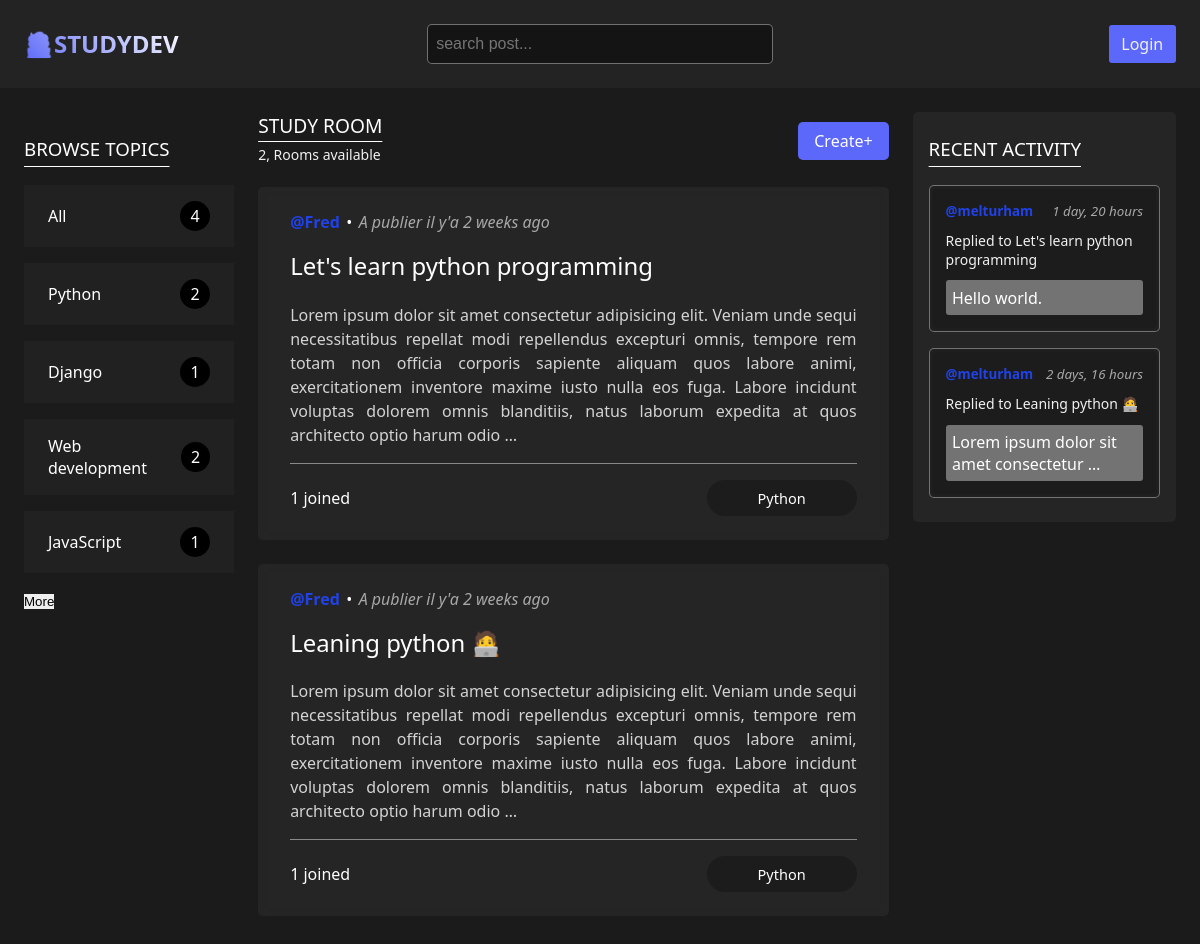
Page /?q=Python on the committed database.
### base/models.py (models this page shows, shortened)
class Topic(models.Model):
	objects = None
	name = models.CharField(max_length=200)

class Room(models.Model):
	objects = None
	host = models.ForeignKey(User, on_delete=models.SET_NULL, null=True)
	topic = models.ForeignKey(Topic, on_delete=models.SET_NULL, null=True)
	name = models.CharField(max_length=200)
	description = models.TextField(null=True, blank=True)
	participants = models.ManyToManyField(User, related_name='participants', blank=True)
	updated = models.DateTimeField(auto_now=True)
	created = models.DateTimeField(auto_now_add=True)
	class Meta:
		ordering = ['-updated', '-created']
	def __str__(self):
		return self.name

class Message(models.Model):
	objects = None
	user = models.ForeignKey(User, on_delete=models.CASCADE)
	room = models.ForeignKey(Room, on_delete=models.CASCADE)
	body = models.TextField()
	updated = models.DateTimeField(auto_now=True)
	created = models.DateTimeField(auto_now_add=True)
	class Meta:
		ordering = ['-updated', '-created']
	def __str__(self):
		return self.body[0:50]

### base/views.py (the view)
# urls.py: path('', views.home, name='home'),
def home(request):
    q = request.GET.get('q') if request.GET.get('q') is not None else ''
    rooms = Room.objects.filter(
        Q(topic__name__icontains=q) |
        Q(name__contains=q) |
        Q(description__icontains=q)
    )
    room_count = rooms.count()
    topics = Topic.objects.all()[0:4]
    room_messages = Message.objects.filter(Q(room__topic__name__icontains=q))[0:4]
    context = {'rooms': rooms, 'topics': topics,
               'room_count': room_count, 'room_messages': room_messages}
    return render(request, 'base/home.html', context)

### base/templates/base/home.html
{% extends "main.html" %} {% block content %}
<div class="home-container">
	<div class="sidebar">{% include 'base/topics_component.html' %}</div>
	<div class="main">
		<div class="main-header">
			<div>
				<h3 class="title-main">
					study room
				</h3>
        <span>{{room_count}}, {% if room_count > 1 %} Rooms available {% else %} Room
				available {% endif %} </span>
			</div>
			<a class="btn-create" href="{% url 'create-room'  %}">Create<span>+</span></a>
		</div>
		{% if room_count == 0 %}
		<h4 class="not-found">Room not found...</h4>
		{% else %}
		<div class="feed">{% include 'base/feed_component.html' %}</div>
		{% endif %}
	</div>
	<aside class="activity">{% include 'base/activity_component.html' %}</aside>
</div>
{% endblock content %}

### base/templates/base/topics_component.html
<h3 class="title-topics">Browse Topics</h3>
<div class="topic-item">
	<a href="{% url 'home' %}">
		<span>All</span>
		<span>{{topics.count}}</span>
	</a>
	{% for topic in topics %}
	<a href="{% url 'home' %}?q={{topic.name}}">
		<span>{{topic.name}}  </span>
		<span>{{topic.room_set.all.count}}</span>
	</a>
	{% endfor %}
	<button class="more"><span>More</span></button>
</div>

### base/templates/base/feed_component.html
{% for room in rooms %}
<div class="feed-item">
	<div class="feed-item-header">
		<a class="user-name" href="{% url 'user_profile' room.host.id %}"
			>@{{room.host.username}}
		</a>
		&bullet;
		<p>A publier il y'a {{room.created|timesince}} ago</p>
	</div>
	<div class="feed-item-body">
		<h5>
			<a href="{% url 'room' room.id  %}">{{room.name}}</a>
		</h5>
		<p>{{room.description | truncatewords:50}}</p>
	</div>
	<div class="feed-item-footer">
		<div>
			<span>{{room.participants.all.count}} joined</span>
		</div>
		<small>{{room.topic.name}}</small>
	</div>
</div>
{% endfor %}

### base/templates/base/activity_component.html
<h3 class="activity-title">Recent activity</h3>
{% for message in room_messages %}
<div class="message">
	<small>
		<a class="user-name" href="{% url 'user_profile' message.user.id %}">
			@{{message.user}}
		</a>
		<span class="created-time">{{message.created|timesince}}</span>
	</small>
	<a class="message-room" href="{% url 'room' message.user.id %}">replied to {{message.room}}</a>
	<p>{{message | truncatewords:6}}</p>
</div>
{% endfor %}

### static/styles/main.css (style rules this page uses)
*, *::after, *::before { margin: 0; padding: 0; box-sizing: border-box; text-decoration: none; list-style-type: none; }
button { border: none; outline: none; }
:root { --background-color-body: hsla(0, 0%, 8%, 0.97); --color: #fff; --font-family: system-ui, -apple-system, BlinkMacSystemFont, 'Segoe UI', Roboto, Oxygen, Ubuntu, Cantarell, 'Open Sans', 'Helvetica Neue', sans-serif; --button-color: hsla(235, 94%, 67%, 0.995); }
body { background-color: var(--background-color-body); color: var(--color); font-family: var(--font-family); scroll-behavior: smooth; }
.home-container { display: grid; grid-template-columns: 1fr 3fr 1fr; gap: 1.5rem; padding: 0 1.5rem; }
.main .main-header { display: flex; align-items: center; justify-content: space-between; margin: 0 0 1rem 0; }
.main .main-header .title-main { font-weight: 400; text-transform: uppercase; font-size: 1.2rem; text-decoration: underline; text-underline-offset: 8px; }
.main-header > div { display: flex; flex-direction: column; }
.main-header > div span { margin: 0.4rem 0; font-size: 14px; color: #f1f1f1; font-weight: 300; }
.main-header .btn-create { padding: 0.5rem 1rem; color: var(--color); font-weight: 500; background-color: var(--button-color); border-radius: 5px; }
.feed { display: flex; flex-direction: column; gap: 1.5rem; }
.feed .feed-item { background-color: hsla(0, 0%, 15%, 0.897); padding: 1.5rem 2rem; display: flex; flex-direction: column; gap: 1rem; border-radius: 5px; box-shadow: inset 0px 0px 10px 2px rgba(68, 66, 66, 0.05); }
.feed-item .feed-item-header { display: flex; align-items: center; gap: 0.4em; }
.feed-item .feed-item-header :nth-child(2) { color: hsl(0, 0%, 66%); font-weight: 400; font-style: italic; }
.feed .feed-item-body { display: flex; flex-direction: column; gap: 1.3rem; }
.feed .feed-item-body h5 a { font-size: 1.8em; font-weight: 500; color: var(--color-text); transition: all 300ms ease-in-out; }
.feed .feed-item-body p { color: lightgray; line-height: 1.5; font-weight: 400; text-wrap: pretty; text-align: justify; }
.feed .feed-item .feed-item-footer { display: flex; align-items: center; justify-content: space-between; border-top: 0.5px solid rgba(255, 255, 255, 0.457); padding-top: 1rem; }
.feed-item-footer small { background-color: hsl(0, 0%, 11%); width: 150px; padding: 0.5rem 0; display: flex; align-items: center; justify-content: center; border-radius: 30px; font-size: 14.5px; font-weight: 500; }
.title-topics, .activity-title { padding: 1.5rem 0 1.5rem 0; font-weight: 400; text-transform: uppercase; text-decoration: underline; text-underline-offset: 10px; }
.activity { background-color: hsla(0, 0%, 15%, 0.897); padding: 0 1rem 1.5rem; border-radius: 5px; height: max-content; }
.message { display: flex; flex-direction: column; gap: 0.7rem; background-color: hsl(0, 0%, 11%); padding: 1rem; border-radius: 5px; box-shadow: inset 0px 0px 5px 0.5px rgb(136 130 130 / 11%); border: 0.4px solid hsla(0, 0%, 100%, 0.384); }
.message:not(:last-child) { margin-bottom: 1rem; }
.message small { display: flex; align-items: center; justify-content: space-between; }
.user-name { --username-color: rgb(32, 66, 232); color: var(--username-color); font-weight: bolder; transition: all 300ms linear; }
.message small .created-time { color: hsl(0, 0%, 66%); font-weight: 400; font-style: italic; margin-left: 0.8rem; text-wrap: nowrap; }
.message .message-room { color: #f1f1f1; font-weight: 500; font-size: 14px; }
.message .message-room::first-letter { text-transform: uppercase; }
.message p { background-color: hsla(0, 0%, 100%, 0.384); padding: 0.4rem; border-radius: 3px; }
.sidebar { position: sticky; top: 0; left: 0; height: 100vh; }
.sidebar .topic-item { height: 100%; }
.sidebar .topic-item a { color: var(--color-text); background-color: hsl(0, 0%, 13%); margin-bottom: 1rem; padding: 1rem 1.5rem; display: flex; align-items: center; justify-content: space-between; }
.sidebar .topic-item a span:last-child { background: #000; width: 30px; height: 30px; display: flex; justify-content: center; align-items: center; border-radius: 50%; }

### rows in the picture
Topic: name "Python", room_set.all.count "2"
Topic: name "Django", room_set.all.count "1"
Topic: name "Web development", room_set.all.count "2"
Topic: name "JavaScript", room_set.all.count "1"
Room: host.username "Fred", created "2 weeks", name "Let's learn python programming", description "Lorem ipsum dolor sit amet consectetur adipisicing elit. Veniam unde sequi necessitatibus repellat modi repellendus excepturi omnis, tempore rem totam non officia corporis sapiente aliquam quos labore animi, exercitationem inventore maxime iusto nulla eos fuga. Labore incidunt voluptas dolorem omnis blanditiis, natus laborum expedita at quos architecto optio harum odio …", participants.all.count "1", topic.name "Python"
Room: host.username "Fred", created "2 weeks", name "Leaning python 🧑‍💻", description "Lorem ipsum dolor sit amet consectetur adipisicing elit. Veniam unde sequi necessitatibus repellat modi repellendus excepturi omnis, tempore rem totam non officia corporis sapiente aliquam quos labore animi, exercitationem inventore maxime iusto nulla eos fuga. Labore incidunt voluptas dolorem omnis blanditiis, natus laborum expedita at quos architecto optio harum odio …", participants.all.count "1", topic.name "Python"
Message: user "melturham", created "1 day, 20 hours", room "Let's learn python programming", body "Hello world."
Message: user "melturham", created "2 days, 16 hours", room "Leaning python 🧑‍💻", body "Lorem ipsum dolor sit amet consectetur …"

### other values in the picture
{{ topics.count }} "4"
{{ room_count }} "2"
